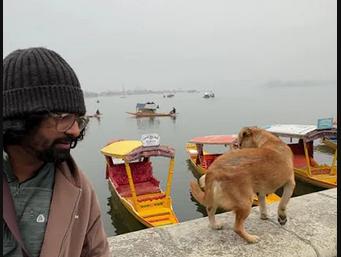
#> input picture Image_stitching/image.png, 341 x 257 px
$ python resize.py
#> lines starting #> are read from the running program, lines starting #| are printed output that depends on the picture
import numpy as np
import cv2

# Read image in grayscale
img = cv2.imread("image.png", cv2.IMREAD_GRAYSCALE)
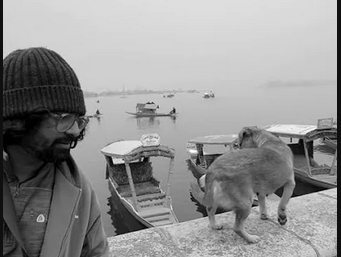
#> img: shape (257, 341); min 0, max 254, mean 146.2
h, w = img.shape
#> h = 257; w = 341

# Scaling factors
sx = 2.0   # scale width
sy = 2.0   # scale height

# New image size
new_h = int(h * sy)
#> new_h = 514
new_w = int(w * sx)
#> new_w = 682

# Create empty output image
scaled_img = np.zeros((new_h, new_w), dtype=np.uint8)

# Nearest Neighbor Scaling
for y in range(new_h):
    for x in range(new_w):
        orig_x = int(x / sx)
        orig_y = int(y / sy)

        if orig_x < w and orig_y < h:
            scaled_img[y, x] = img[orig_y, orig_x]

# Display
cv2.imshow("Original", img)
cv2.imshow("Scaled", scaled_img)
cv2.waitKey(0)
cv2.destroyAllWindows()

$ run again, with Image_stitching/img1.jpeg saved as Image_stitching/image.png
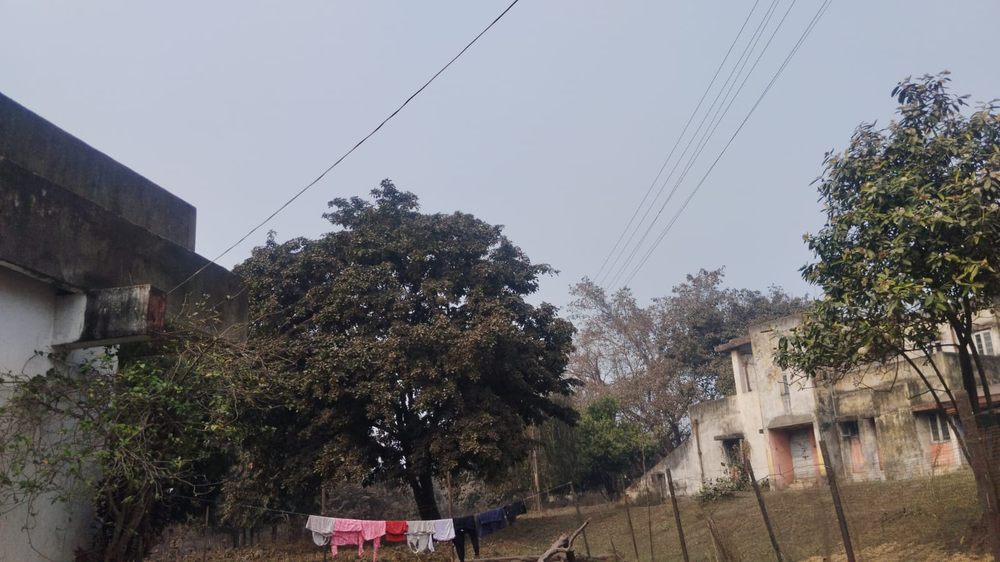
#> input picture Image_stitching/img1.jpeg, 1000 x 562 px, shrunk from 1600 x 900 before the run
#> `img = cv2.imread("image.png", cv2.IMREAD_GRAYSCALE)`:
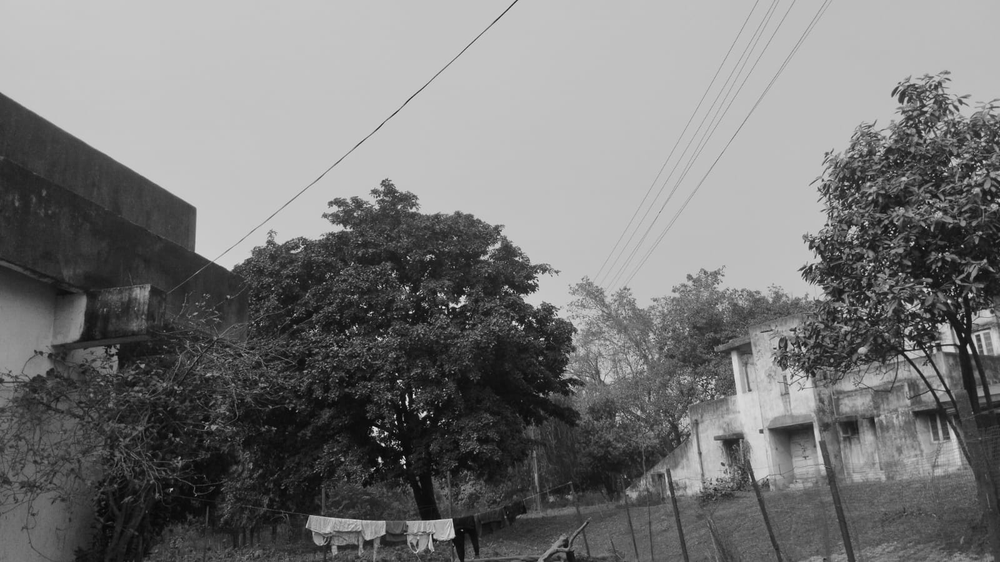
#> img: shape (562, 1000); min 0, max 240, mean 117.9

$ run again, with Image_stitching/img2.jpeg saved as Image_stitching/image.png
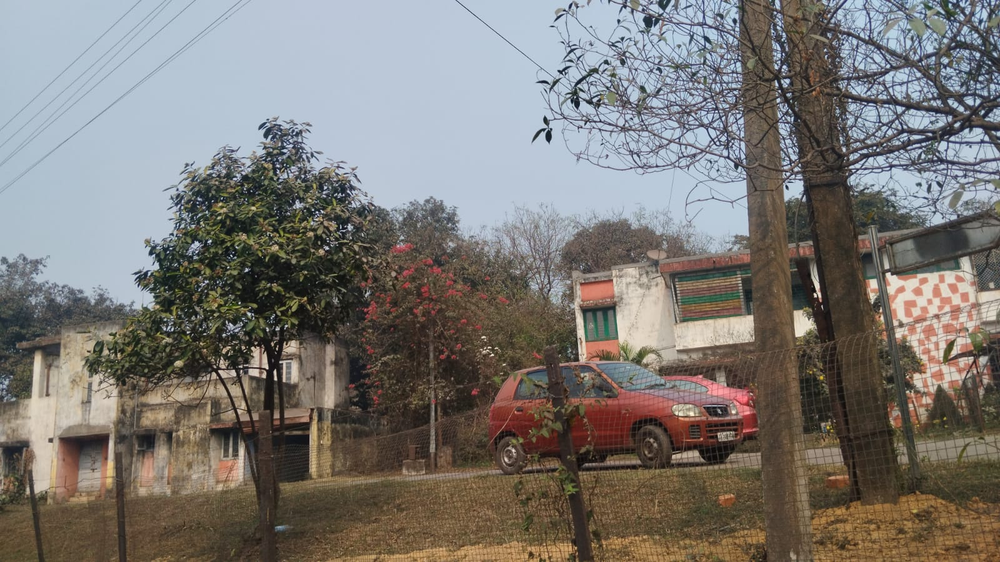
#> input picture Image_stitching/img2.jpeg, 1000 x 562 px, shrunk from 1600 x 900 before the run
#> `img = cv2.imread("image.png", cv2.IMREAD_GRAYSCALE)`:
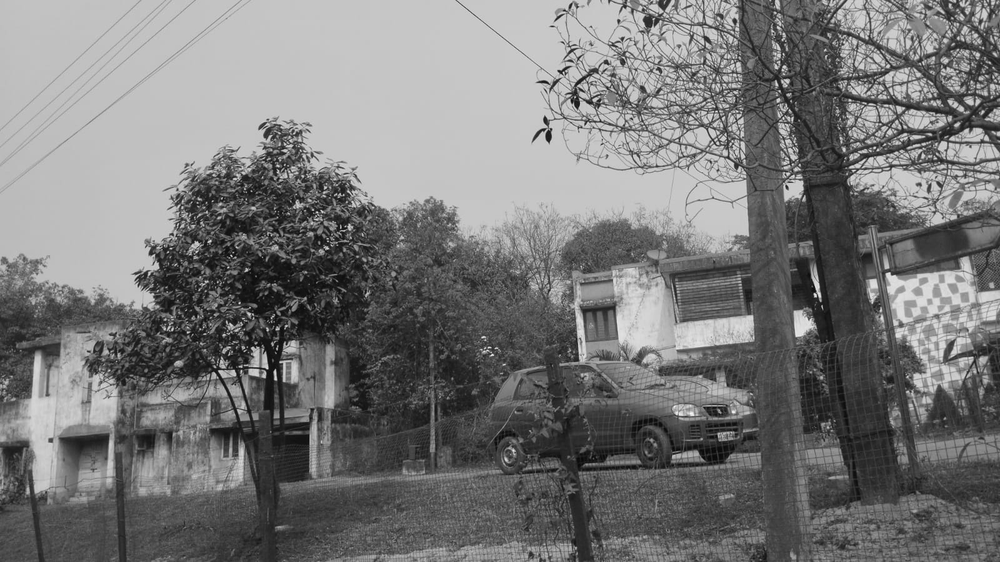
#> img: shape (562, 1000); min 6, max 247, mean 119.3
